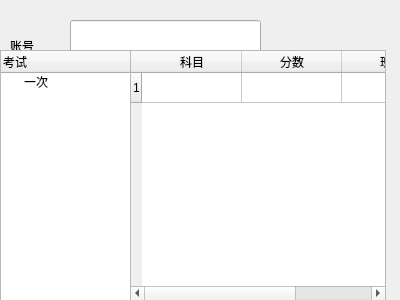
<?xml version="1.0" encoding="UTF-8"?>
<ui version="4.0">
 <class>Dialog</class>
 <widget class="QDialog" name="Dialog">
  <property name="geometry">
   <rect>
    <x>0</x>
    <y>0</y>
    <width>400</width>
    <height>300</height>
   </rect>
  </property>
  <property name="windowTitle">
   <string>Dialog</string>
  </property>
  <widget class="QLineEdit" name="acc">
   <property name="geometry">
    <rect>
     <x>70</x>
     <y>20</y>
     <width>191</width>
     <height>41</height>
    </rect>
   </property>
  </widget>
  <widget class="QLineEdit" name="pw">
   <property name="geometry">
    <rect>
     <x>70</x>
     <y>70</y>
     <width>191</width>
     <height>41</height>
    </rect>
   </property>
  </widget>
  <widget class="QLabel" name="label">
   <property name="geometry">
    <rect>
     <x>10</x>
     <y>40</y>
     <width>54</width>
     <height>12</height>
    </rect>
   </property>
   <property name="text">
    <string>账号</string>
   </property>
  </widget>
  <widget class="QLabel" name="label_2">
   <property name="geometry">
    <rect>
     <x>10</x>
     <y>90</y>
     <width>54</width>
     <height>12</height>
    </rect>
   </property>
   <property name="text">
    <string>密码</string>
   </property>
  </widget>
  <widget class="QPushButton" name="pushButton">
   <property name="geometry">
    <rect>
     <x>210</x>
     <y>130</y>
     <width>75</width>
     <height>23</height>
    </rect>
   </property>
   <property name="text">
    <string>登录</string>
   </property>
  </widget>
  <widget class="QTreeWidget" name="exam">
   <property name="geometry">
    <rect>
     <x>0</x>
     <y>50</y>
     <width>131</width>
     <height>251</height>
    </rect>
   </property>
   <column>
    <property name="text">
     <string>考试</string>
    </property>
   </column>
   <item>
    <property name="text">
     <string>一次</string>
    </property>
   </item>
  </widget>
  <widget class="QTableWidget" name="mark">
   <property name="geometry">
    <rect>
     <x>130</x>
     <y>50</y>
     <width>256</width>
     <height>251</height>
    </rect>
   </property>
   <row>
    <property name="text">
     <string>1</string>
    </property>
   </row>
   <column>
    <property name="text">
     <string>科目</string>
    </property>
   </column>
   <column>
    <property name="text">
     <string>分数</string>
    </property>
   </column>
   <column>
    <property name="text">
     <string>班排</string>
    </property>
   </column>
  </widget>
 </widget>
 <resources/>
 <connections/>
</ui>
